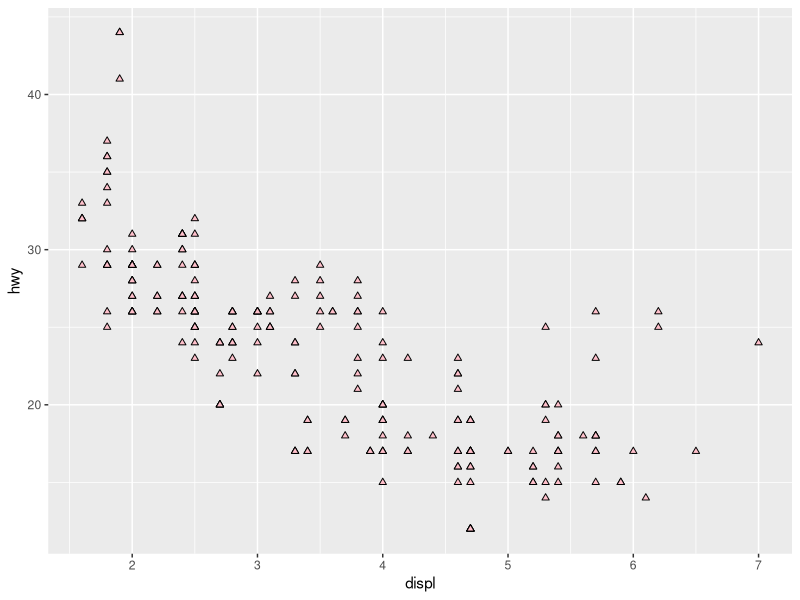
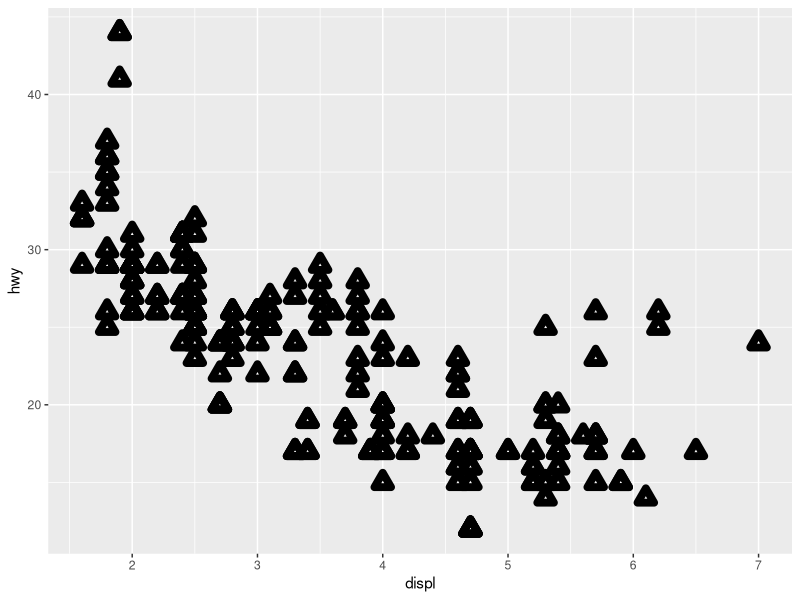
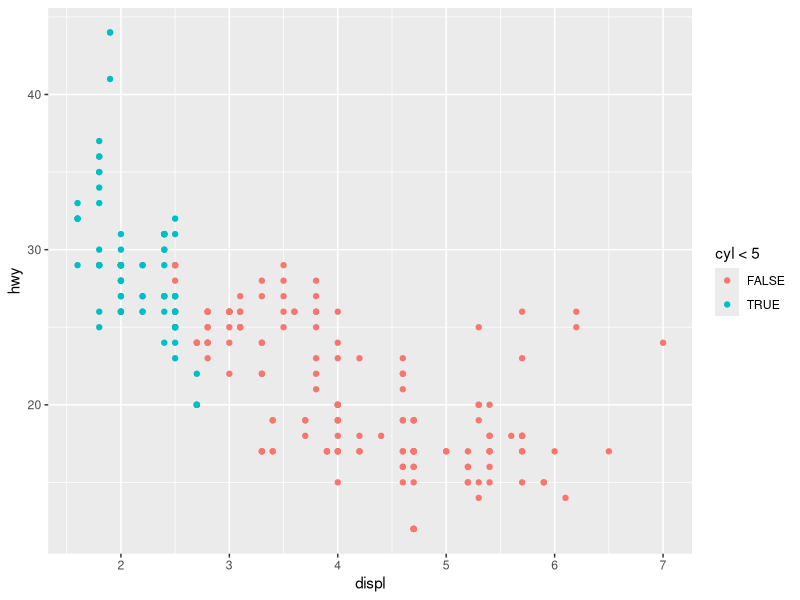

These figures' R source, in order:
## ---- chunk 1
knitr::opts_chunk$set(echo = TRUE)
## ---- chunk 2
library(tidyverse)
ggplot(mpg,aes(x=displ,y=hwy))+geom_point(shape=24,fill="pink")

## ---- chunk 3
ggplot(mpg,aes(x=displ,y=hwy))+geom_point(stroke=4,shape=24)
## ---- chunk 4
ggplot(mpg,aes(x=displ,y=hwy,color=cyl<5))+geom_point()
